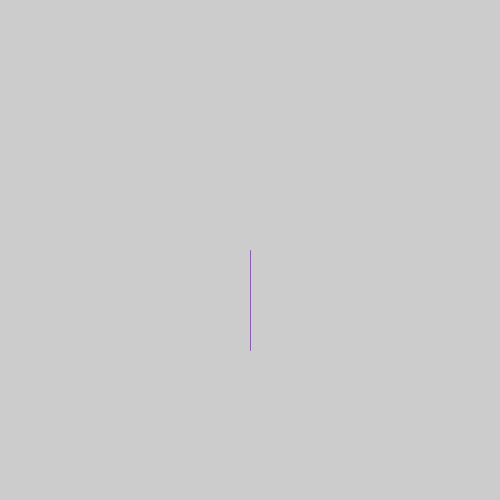
Frame 1 (no input)
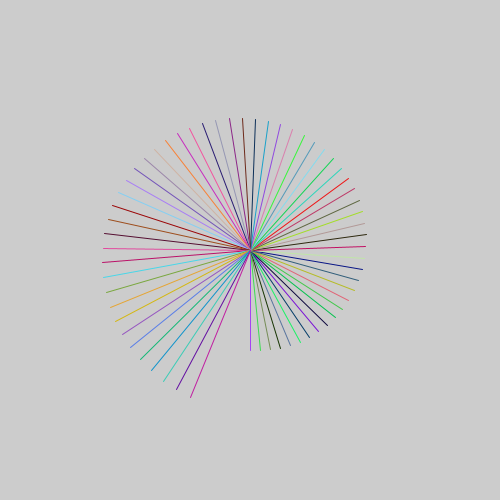
Frame 60 (the mouse pressed at the canvas centre just before this capture)
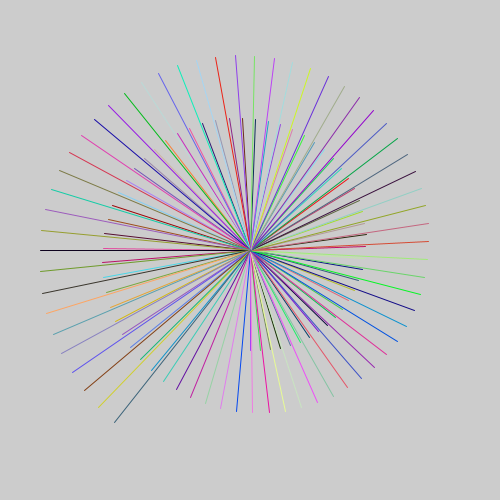
Frame 120 (the mouse held since frame 60 and released just before this capture)

The Processing sketch that drew these frames (run headless with seeded random() and noise(); from frame 60 on, the mouse is pressed at the canvas centre):

// Processing sketch: lineCircularMovement
// ── lineCircularMovement.pde
void setup()
{
  size(500, 500);
  startx = width/2;
  starty = height/2;
}

int startx, starty;
float x, y;
float theta;
int radius = 100;

void draw()
{
  x = width/2 + sin(theta) * radius;
  y = height/2 + cos(theta) * radius;
  
  theta += 0.1f;
  radius++;
  
  stroke(random(256), random(256), random(256));
  line(startx, starty, x, y);
}
